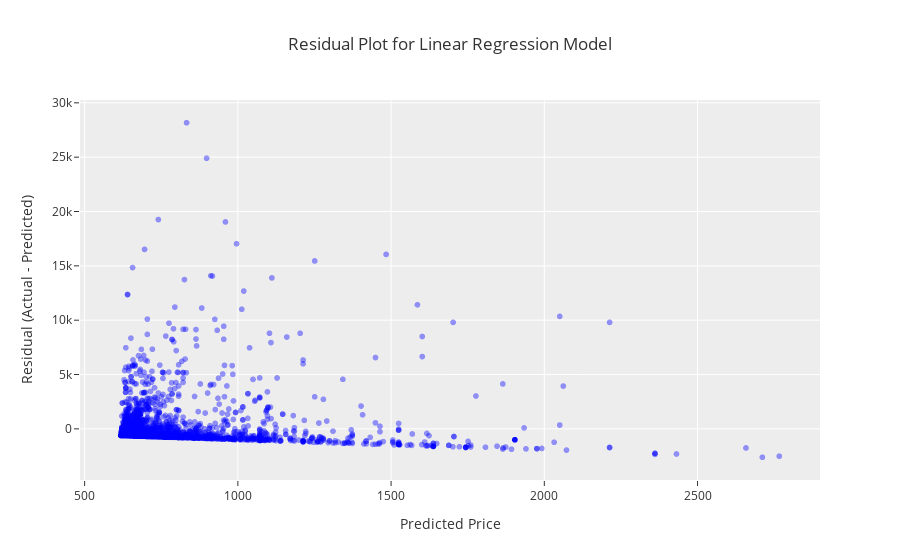

Here is the notebook cell this chart was saved with:
### Code cell
fig_residual.show()

### Figure 1 — Plotly figure (JSON) as saved in the notebook; plotly's stock layout.template omitted (floating-point values rounded to 4 significant figures; data arrays with more than 128 entries replaced by an {"elided": "..."} marker saying what was removed)
{"data": [{"hovertemplate": "Predicted=%{x}<br>Residual=%{y}<extra></extra>", "legendgroup": "", "marker": {"color": "blue", "opacity": 0.4, "symbol": "circle"}, "mode": "markers", "name": "", "showlegend": false, "type": "scattergl", "x": {"elided": "3211 float values"}, "xaxis": "x", "y": {"elided": "3211 float values"}, "yaxis": "y"}], "layout": {"legend": {"tracegroupgap": 0}, "shapes": [{"line": {"color": "red", "dash": "dash"}, "type": "line", "x0": 0, "x1": 1, "xref": "paper", "y0": 0, "y1": 0, "yref": "y"}], "title": {"text": "Residual Plot for Linear Regression Model", "x": 0.5}, "xaxis": {"anchor": "y", "domain": [0, 1], "title": {"text": "Predicted Price"}}, "yaxis": {"anchor": "x", "domain": [0, 1], "title": {"text": "Residual (Actual - Predicted)"}}}}
